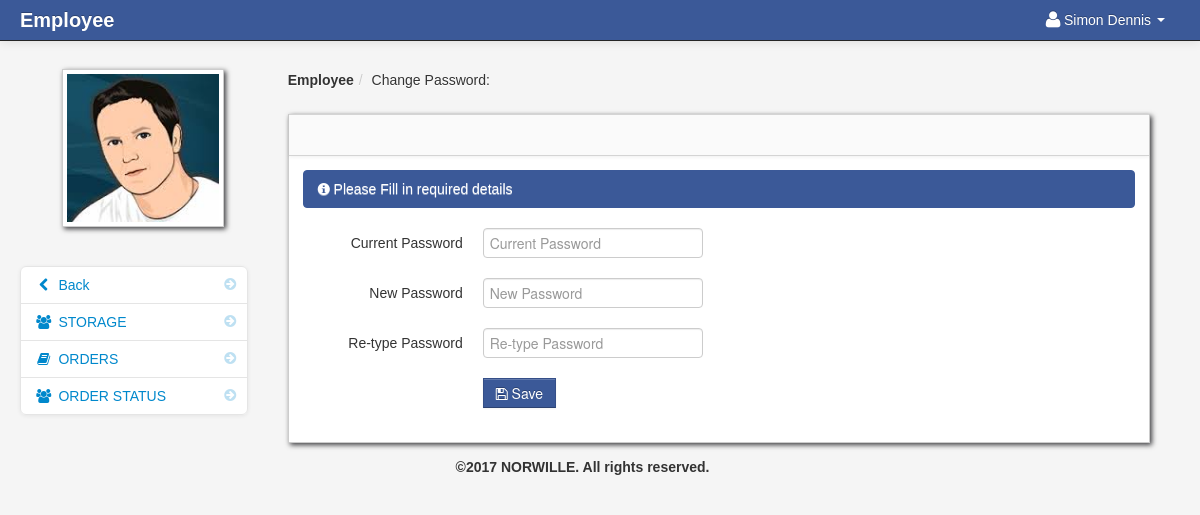
The page /employee/change_password.php (signed in) on the database its author committed.
### tables this page shows
CREATE TABLE IF NOT EXISTS `employees` (
  `user_id` int(11) NOT NULL AUTO_INCREMENT,
  `firstname` varchar(100) NOT NULL,
  `lastname` varchar(100) NOT NULL,
  `username` varchar(100) NOT NULL,
  `password` varchar(100) NOT NULL,
  `address` varchar(100) NOT NULL,
  `phone` varchar(100) NOT NULL,
  `image` varchar(255) NOT NULL,
  PRIMARY KEY (`user_id`)
);

### employee/session.php (called while the page is built, shortened)
<?php
$session_id=$_SESSION['id'];
?>

### employee/change_password.php (the view, shortened to what this page needs)
<?php include('header_dashboard.php'); ?>
    <body>
		<?php include('navbar.php'); ?>
        <div class="container-fluid">
            <div class="row-fluid">
				<?php include('sidebar.php'); ?>
                <div class="span9" id="content">
                     <div class="row-fluid">
					     <ul class="breadcrumb">
								<li><a href="#"><b>Employee</b></a><span class="divider">/</span></li>
								<li><a href="#">Change Password: </a></li>
						</ul>
                        <div id="block_bg" class="block">
                            <div class="navbar navbar-inner block-header">
                            </div>
                            <div class="block-content collapse in">
                                <div class="span12">
  								<div class="alert alert-info"><i class="icon-info-sign"></i> Please Fill in required details</div>
								    <form  method="post" id="change_password" class="form-horizontal">
										<div class="control-group">
											<label class="control-label" for="inputEmail">Current Password</label>
											<div class="controls">
											<input type="password" id="current_password" name="current_password"  placeholder="Current Password">
											</div>
										</div>
										<div class="control-group">
											<label class="control-label" for="inputPassword">New Password</label>
											<div class="controls">
											<input type="password" id="new_password" name="new_password" placeholder="New Password">
											</div>
										</div>
										<div class="control-group">
											<label class="control-label" for="inputPassword">Re-type Password</label>
											<div class="controls">
											<input type="password" id="retype_password" name="retype_password" placeholder="Re-type Password">
											</div>
										</div>
										<div class="control-group">
											<div class="controls">
											<button type="submit" class="btn btn-info"><i class="icon-save"></i> Save</button>
											</div>
										</div>
									</form>
                                </div>
                            </div>
                        </div>
                    </div>
                </div>
            </div>
		<?php include('footer.php'); ?>
        </div>
		<?php include('script.php'); ?>
    </body>
</html>

### employee/navbar.php (shortened to what this page needs)
<div class="navbar navbar-fixed-top navbar-inverse">
        <div class="navbar-inner">
            <div class="container-fluid">
                <a class="brand" href="dasboard.php"><b>Employee</b> </a>
				<?php if(isset($_SESSION['id'])){ ?>
					<div class="nav-collapse collapse">
						<ul class="nav pull-right">
							<?php $query= mysql_query("select * from employees where user_id = '$session_id'")or die(mysql_error());
									$row = mysql_fetch_array($query);
							?>
							<li class="dropdown">
								<a href="#" role="button" class="dropdown-toggle" data-toggle="dropdown"> <i class="icon-user icon-large"></i><?php echo $row['firstname']." ".$row['lastname'];  ?> <i class="caret"></i></a>
							</li>
						</ul>
					</div>
					<?php } ?>
            </div>
        </div>
</div>

### employee/sidebar.php (shortened to what this page needs)
<div class="span3" id="sidebar">
	<?php $query= mysql_query("select * from employees where user_id = '$session_id'")or die(mysql_error());
									$row = mysql_fetch_array($query);
							?>
	<img id="avatar" src="../admin/uploads/<?php $image=$row['image']; echo $image; ?>" class="img-polaroid">
		<ul class="nav nav-list bs-docs-sidenav nav-collapse collapse">
				<li class=""><a href="dasboard.php"><i class="icon-chevron-right"></i><i class="icon-chevron-left"></i>&nbsp;Back</a></li>
				<li class=""><a href="stock.php<?php echo '?id='.$get_id; ?>"><i class="icon-chevron-right"></i><i class="icon-group"></i>&nbsp;STORAGE</a></li>
				<li class=""><a href="Empl_Orders.php<?php echo '?id='.$get_id; ?>"><i class="icon-chevron-right"></i><i class="icon-book"></i>&nbsp;ORDERS</a></li>
				<li class=""><a href="Order_status.php<?php echo '?id='.$get_id; ?>"><i class="icon-chevron-right"></i><i class="icon-group"></i>&nbsp;ORDER STATUS</a></li>
		</ul>
</div>

### employee/admin/assets/styles.css (style rules this page uses)
body { padding-top: 60px; padding-bottom: 40px; background-color: #f5f5f5; }
#content { margin-left:0px; }
.breadcrumb { margin: 0 0 0px; padding: 10px 0px; background-color: transparent; }
.block { background: url("../images/pixel-60fff.png") repeat scroll 0 0 rgba(0, 0, 0, 0) !important; border: 1px solid #ccc; background: white; margin: 1em 0em; border-top: none; -webkit-box-shadow: 2px 2px 5px rgba(0, 0, 6, 0.75); -moz-box-shadow: 2px 2px 5px rgba(0, 0, 6, 0.75); box-shadow: 2px 2px 5px rgba(0, 0, 6, 0.75); }
.block-content { margin: 1em; min-height: .25em; }
.block-header { margin-bottom: 0px; border-right: none; border-left: none; -webkit-border-radius: 0px; -moz-border-radius: 0px; border-radius: 0px; }
.bs-docs-sidenav { max-width: 228px; margin: 30px 0 0; padding: 0; background-color: #fff; -webkit-border-radius: 6px; -moz-border-radius: 6px; border-radius: 6px; -webkit-box-shadow: 0 1px 4px rgba(0,0,0,.065); -moz-box-shadow: 0 1px 4px rgba(0,0,0,.065); box-shadow: 0 1px 4px rgba(0,0,0,.065); }
.bs-docs-sidenav > li > a { display: block; width: 190px \9; margin: 0 0 -1px; padding: 8px 14px; border: 1px solid #e5e5e5; }
.bs-docs-sidenav > li:first-child > a { -webkit-border-radius: 6px 6px 0 0; -moz-border-radius: 6px 6px 0 0; border-radius: 6px 6px 0 0; }
.bs-docs-sidenav > li:last-child > a { -webkit-border-radius: 0 0 6px 6px; -moz-border-radius: 0 0 6px 6px; border-radius: 0 0 6px 6px; }
.bs-docs-sidenav .icon-chevron-right { float: right; margin-top: 2px; margin-right: -6px; opacity: .25; }

### rows shown on the page
employees: firstname "Simon", lastname "Dennis", image (picture)
